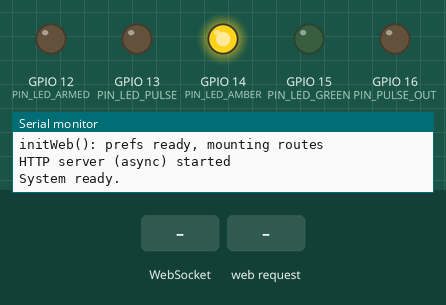
Bench run of a sketch on a simulated ESP32-S3. On the bench: output pins drawn as LEDs (lit = HIGH), the last lines printed to the serial monitor. Inputs (shaded band) come from the test bench. WiFi joins after 1.5 s; servers stay silent unless stated; EEPROM starts erased.

Above: at 0.75 s.
At 1.3 s:
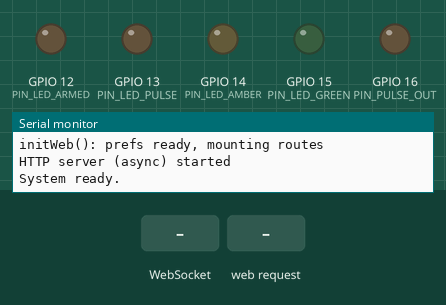
1.4 s: WebSocket text "buzz" received
At 2.7 s:
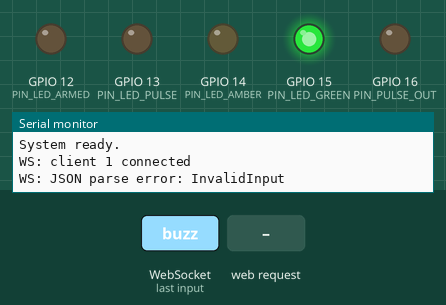
3.0 s: HTTP request GET / received
Timing chart, 0 to 6.0 s (numbered marks = the images above; inputs shaded):
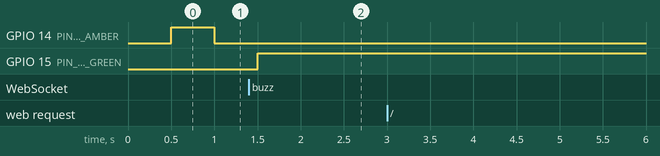

The sketch:

hv_trigger_async.ino
```cpp
// ============================================================================
// file: hv_trigger_async.ino
// ESP32-S3 (Arduino) â€” Wi-Fi HV Trigger with Async Web UI and persistent config.
// ============================================================================

#include <Arduino.h>
#include "config.h"
#include "web_server.h"
#include <ArduinoOTA.h>

void setup() {
  Serial.begin(115200);
  delay(100);
  Serial.setDebugOutput(true);
  Serial.println(F("Boot: HV Trigger Async starting"));

  // GPIO init
  pinMode(PIN_PULSE_OUT, OUTPUT);
  digitalWrite(PIN_PULSE_OUT, LOW);

  pinMode(PIN_LED_AMBER, OUTPUT);
  pinMode(PIN_LED_GREEN, OUTPUT);
  pinMode(PIN_LED_PULSE, OUTPUT);
  pinMode(PIN_LED_ARMED, OUTPUT);
  Serial.println(F("GPIO: pins configured"));

  // ADC reserved pin removed on ESP32-CAM

  // Bring up AP/AP+STA + web stack
  setupWiFiAP();
  initWeb(); // mounts handlers + websocket + static page

  // OTA setup (TCP/3232)
  ArduinoOTA.onStart([](){ Serial.println(F("OTA: start")); });
  ArduinoOTA.onEnd([](){ Serial.println(F("OTA: end")); });
  ArduinoOTA.onProgress([](unsigned int p, unsigned int t){
    Serial.printf("OTA: %u%%\n", (p*100)/t);
  });
  ArduinoOTA.onError([](ota_error_t e){ Serial.printf("OTA: error %u\n", e); });
  ArduinoOTA.begin();

  Serial.println(F("System ready."));
}

void loop() {
  // Async server requires no busy loop; use millis for periodic state broadcast
  static uint32_t last = 0;
  const uint32_t now = millis();
  if (now - last >= TELEMETRY_PERIOD_MS) {
    last = now;
    broadcastState();  // push inputs/telemetry to any connected WS clients
  }
  updateIndicators();
  ArduinoOTA.handle();
}
```

web_server.h
```cpp
// ============================================================================
// file: web_server.h
// Async web server, websocket, routes, and actions.
// ============================================================================

#pragma once
#include <Arduino.h>

void setupWiFiAP();
void initWeb();
void broadcastState();
void updateIndicators();

// Actions that UI may invoke
bool actionArm(bool enabled);
bool actionFire();
```

config.h
```cpp
// file: config.h
// Shared configuration, pin map, and small helpers.
// ============================================================================

#pragma once
#include <Arduino.h>

// -------------------- Wi-Fi Mode --------------------
// When true, device runs in AP+STA mode and attempts to join STA_SSID/STA_PASS
// while also broadcasting its own SoftAP. When false, AP-only.
static constexpr bool WIFI_APSTA = false;
static constexpr char STA_SSID[] = "TimeBecomesALoop";     // set to join infrastructure Wi‑Fi (optional)
static constexpr char STA_PASS[] = "lollipop";

// -------------------- Pin Assignments --------------------
// Default mappings are chosen to be safe on the common dev kits.
// - For standard ESP32 Dev Module (ESP32-WROOM-32), use the provided GPIO set.
// - For ESP32-S3 (and other variants), use a conservative default compatible with prior builds.
// Pins are easily changed here as needed for your hardware.

#if defined(CONFIG_IDF_TARGET_ESP32)
// ESP32 Dev Module (ESP32-WROOM-32)

//  - PULSE Signal:        GPIO26
//  - AMBER (WiFi wait):   GPIO25
//  - GREEN (WiFi ready):  GPIO33
//  - BLUE (Pulse active): GPIO32
//  - RED (Armed):         GPIO27
static constexpr uint8_t PIN_PULSE_OUT   = 26; // HV trigger pulse output (active HIGH)
static constexpr uint8_t PIN_LED_AMBER   = 25; // AMBER = WiFi not connected
static constexpr uint8_t PIN_LED_GREEN   = 33; // GREEN = WiFi connected/ready
static constexpr uint8_t PIN_LED_PULSE   = 32; // BLUE = pulse active indicator
static constexpr uint8_t PIN_LED_ARMED   = 27; // RED  = armed & ready to fire

#else
// Fallback / prior mapping (ESP32-S3 dev kits and ESP32-CAM harness used previously)
//  - PULSE Signal:        GPIO16
//  - AMBER (WiFi wait):   GPIO14
//  - GREEN (WiFi ready):  GPIO15
//  - BLUE (Pulse active): GPIO13
//  - RED (Armed):         GPIO12
static constexpr uint8_t PIN_PULSE_OUT   = 16; // HV trigger pulse output (active HIGH)
static constexpr uint8_t PIN_LED_AMBER   = 14; // AMBER = WiFi not connected
static constexpr uint8_t PIN_LED_GREEN   = 15; // GREEN = WiFi connected/ready
static constexpr uint8_t PIN_LED_PULSE   = 13; // BLUE = pulse active indicator
static constexpr uint8_t PIN_LED_ARMED   = 12; // RED  = armed & ready to fire
#endif
// No ADC reserved in current mappings

// -------------------- Wi-Fi (SoftAP) --------------------
static constexpr char WIFI_AP_SSID[]     = "Trigger-Remote";
static constexpr char WIFI_AP_PASS[]     = "lollipop"; // change for field use

// SoftAP IPv4
static constexpr uint8_t AP_IP[4]        = {10,11,12,1};
static constexpr uint8_t AP_GW[4]        = {10,11,12,1};
static constexpr uint8_t AP_MASK[4]      = {255,255,255,0};

// -------------------- Behaviour --------------------
// Default timing values; runtime configurable and persisted via Preferences
static constexpr uint32_t DEFAULT_PULSE_WIDTH_MS = 10;   // single pulse width
static constexpr uint32_t DEFAULT_BUZZ_SPACING_MS = 20;  // inter-pulse gap for buzz mode
static constexpr uint8_t  DEFAULT_BUZZ_REPEAT    = 1;    // number of buzz repetitions
static constexpr uint32_t TELEMETRY_PERIOD_MS    = 250;  // State push interval
```

Source omitted: web_server.cpp (17587 bytes)

Measured:
- after the input at 1.4 s, GPIO 14 (PIN_LED_AMBER): stays LOW (without the input it goes to HIGH after 0.10 s); GPIO 15 (PIN_LED_GREEN): LOW → HIGH after 0.10 s
